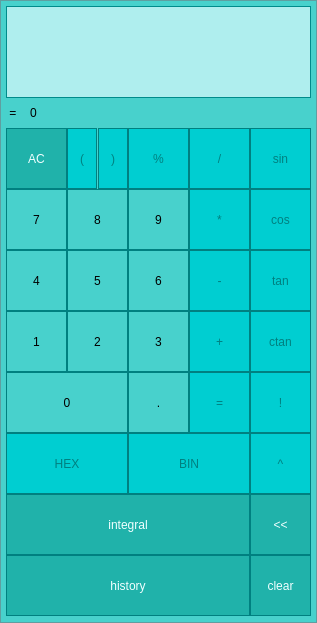
<?xml version="1.0" encoding="UTF-8"?>
<ui version="4.0">
 <class>calculate</class>
 <widget class="QMainWindow" name="calculate">
  <property name="geometry">
   <rect>
    <x>0</x>
    <y>0</y>
    <width>317</width>
    <height>623</height>
   </rect>
  </property>
  <property name="windowTitle">
   <string>calculate</string>
  </property>
  <property name="styleSheet">
   <string notr="true">QMainWindow {
  background-color: rgb(72,209,204);
  color: white; 
  border: 1px solid CadetBlue;
}</string>
  </property>
  <widget class="QWidget" name="centralwidget">
   <widget class="QLabel" name="answer">
    <property name="geometry">
     <rect>
      <x>30</x>
      <y>97</y>
      <width>281</width>
      <height>31</height>
     </rect>
    </property>
    <property name="styleSheet">
     <string notr="true">QLabel {
  background-color: rgb(175,238,238);
  color: Teal; 

}


background-color : white;</string>
    </property>
    <property name="text">
     <string>0</string>
    </property>
   </widget>
   <widget class="QPushButton" name="pushButton_ac">
    <property name="geometry">
     <rect>
      <x>6</x>
      <y>128</y>
      <width>61</width>
      <height>61</height>
     </rect>
    </property>
    <property name="styleSheet">
     <string notr="true">QPushButton {
  background-color: rgb(32,178,170);
  color: Azure; 
  border: 1px solid Teal;
}

QPushButton:pressed {
    background-color: qlineargradient(x1: 0, y1: 0, x2: 0, y2: 1,
                                      stop: 0 #FF7832, stop: 1 #FF9739);
}</string>
    </property>
    <property name="text">
     <string>AC</string>
    </property>
   </widget>
   <widget class="QPushButton" name="pushButton_pro">
    <property name="geometry">
     <rect>
      <x>128</x>
      <y>128</y>
      <width>61</width>
      <height>61</height>
     </rect>
    </property>
    <property name="styleSheet">
     <string notr="true">QPushButton {
  background-color: rgb(0,206,209);
  color: Teal; 
  border: 1px solid Teal;
}

QPushButton:pressed {
    background-color: qlineargradient(x1: 0, y1: 0, x2: 0, y2: 1,
                                      stop: 0#20b2aa, stop: 1 #008b8b);
}</string>
    </property>
    <property name="text">
     <string>%</string>
    </property>
   </widget>
   <widget class="QPushButton" name="pushButton_dis">
    <property name="geometry">
     <rect>
      <x>189</x>
      <y>128</y>
      <width>61</width>
      <height>61</height>
     </rect>
    </property>
    <property name="styleSheet">
     <string notr="true">QPushButton {
  background-color: rgb(0,206,209);
  color: Teal; 
  border: 1px solid Teal;
}

QPushButton:pressed {
    background-color: qlineargradient(x1: 0, y1: 0, x2: 0, y2: 1,
                                      stop: 0#20b2aa, stop: 1 #008b8b);
}</string>
    </property>
    <property name="text">
     <string>/</string>
    </property>
   </widget>
   <widget class="QPushButton" name="pushButton_mul">
    <property name="geometry">
     <rect>
      <x>189</x>
      <y>189</y>
      <width>61</width>
      <height>61</height>
     </rect>
    </property>
    <property name="styleSheet">
     <string notr="true">QPushButton {
  background-color: rgb(0,206,209);
  color: Teal; 
  border: 1px solid Teal;
}

QPushButton:pressed {
    background-color: qlineargradient(x1: 0, y1: 0, x2: 0, y2: 1,
                                      stop: 0#20b2aa, stop: 1 #008b8b);
}</string>
    </property>
    <property name="text">
     <string>*</string>
    </property>
   </widget>
   <widget class="QPushButton" name="pushButton_9">
    <property name="geometry">
     <rect>
      <x>128</x>
      <y>189</y>
      <width>61</width>
      <height>61</height>
     </rect>
    </property>
    <property name="styleSheet">
     <string notr="true">QPushButton {
   border: 1px solid Teal;
}
QPushButton:pressed {
    background-color: qlineargradient(x1: 0, y1: 0, x2: 0, y2: 1,
                                      stop: 0#20b2aa, stop: 1 #008b8b);
}</string>
    </property>
    <property name="text">
     <string>9</string>
    </property>
   </widget>
   <widget class="QPushButton" name="pushButton_7">
    <property name="geometry">
     <rect>
      <x>6</x>
      <y>189</y>
      <width>61</width>
      <height>61</height>
     </rect>
    </property>
    <property name="styleSheet">
     <string notr="true">QPushButton {
   border: 1px solid Teal;
}
QPushButton:pressed {
    background-color: qlineargradient(x1: 0, y1: 0, x2: 0, y2: 1,
                                      stop: 0#20b2aa, stop: 1 #008b8b);
}</string>
    </property>
    <property name="text">
     <string>7</string>
    </property>
   </widget>
   <widget class="QPushButton" name="pushButton_8">
    <property name="geometry">
     <rect>
      <x>67</x>
      <y>189</y>
      <width>61</width>
      <height>61</height>
     </rect>
    </property>
    <property name="styleSheet">
     <string notr="true">QPushButton {
   border: 1px solid Teal;
}
QPushButton:pressed {
    background-color: qlineargradient(x1: 0, y1: 0, x2: 0, y2: 1,
                                      stop: 0#20b2aa, stop: 1 #008b8b);
}</string>
    </property>
    <property name="text">
     <string>8</string>
    </property>
   </widget>
   <widget class="QPushButton" name="pushButton_min">
    <property name="geometry">
     <rect>
      <x>189</x>
      <y>250</y>
      <width>61</width>
      <height>61</height>
     </rect>
    </property>
    <property name="styleSheet">
     <string notr="true">QPushButton {
  background-color: rgb(0,206,209);
  color: Teal; 
  border: 1px solid Teal;
}

QPushButton:pressed {
    background-color: qlineargradient(x1: 0, y1: 0, x2: 0, y2: 1,
                                      stop: 0#20b2aa, stop: 1 #008b8b);
}</string>
    </property>
    <property name="text">
     <string>-</string>
    </property>
   </widget>
   <widget class="QPushButton" name="pushButton_6">
    <property name="geometry">
     <rect>
      <x>128</x>
      <y>250</y>
      <width>61</width>
      <height>61</height>
     </rect>
    </property>
    <property name="styleSheet">
     <string notr="true">QPushButton {
   border: 1px solid Teal;
}
QPushButton:pressed {
    background-color: qlineargradient(x1: 0, y1: 0, x2: 0, y2: 1,
                                      stop: 0#20b2aa, stop: 1 #008b8b);
}</string>
    </property>
    <property name="text">
     <string>6</string>
    </property>
   </widget>
   <widget class="QPushButton" name="pushButton_4">
    <property name="geometry">
     <rect>
      <x>6</x>
      <y>250</y>
      <width>61</width>
      <height>61</height>
     </rect>
    </property>
    <property name="styleSheet">
     <string notr="true">QPushButton {
   border: 1px solid Teal;
}
QPushButton:pressed {
    background-color: qlineargradient(x1: 0, y1: 0, x2: 0, y2: 1,
                                      stop: 0#20b2aa, stop: 1 #008b8b);
}</string>
    </property>
    <property name="text">
     <string>4</string>
    </property>
   </widget>
   <widget class="QPushButton" name="pushButton_5">
    <property name="geometry">
     <rect>
      <x>67</x>
      <y>250</y>
      <width>61</width>
      <height>61</height>
     </rect>
    </property>
    <property name="styleSheet">
     <string notr="true">QPushButton {
   border: 1px solid Teal;
}
QPushButton:pressed {
    background-color: qlineargradient(x1: 0, y1: 0, x2: 0, y2: 1,
                                      stop: 0#20b2aa, stop: 1 #008b8b);
}</string>
    </property>
    <property name="text">
     <string>5</string>
    </property>
   </widget>
   <widget class="QPushButton" name="pushButton_plus">
    <property name="geometry">
     <rect>
      <x>189</x>
      <y>311</y>
      <width>61</width>
      <height>61</height>
     </rect>
    </property>
    <property name="styleSheet">
     <string notr="true">QPushButton {
  background-color: rgb(0,206,209);
  color: Teal; 
  border: 1px solid Teal;
}

QPushButton:pressed {
    background-color: qlineargradient(x1: 0, y1: 0, x2: 0, y2: 1,
                                      stop: 0#20b2aa, stop: 1 #008b8b);
}</string>
    </property>
    <property name="text">
     <string>+</string>
    </property>
   </widget>
   <widget class="QPushButton" name="pushButton_3">
    <property name="geometry">
     <rect>
      <x>128</x>
      <y>311</y>
      <width>61</width>
      <height>61</height>
     </rect>
    </property>
    <property name="styleSheet">
     <string notr="true">QPushButton {
   border: 1px solid Teal;
}
QPushButton:pressed {
    background-color: qlineargradient(x1: 0, y1: 0, x2: 0, y2: 1,
                                      stop: 0#20b2aa, stop: 1 #008b8b);
}</string>
    </property>
    <property name="text">
     <string>3</string>
    </property>
   </widget>
   <widget class="QPushButton" name="pushButton_1">
    <property name="geometry">
     <rect>
      <x>6</x>
      <y>311</y>
      <width>61</width>
      <height>61</height>
     </rect>
    </property>
    <property name="styleSheet">
     <string notr="true">QPushButton {
   border: 1px solid Teal;
}
QPushButton:pressed {
    background-color: qlineargradient(x1: 0, y1: 0, x2: 0, y2: 1,
                                      stop: 0#20b2aa, stop: 1 #008b8b);
}</string>
    </property>
    <property name="text">
     <string>1</string>
    </property>
   </widget>
   <widget class="QPushButton" name="pushButton_2">
    <property name="geometry">
     <rect>
      <x>67</x>
      <y>311</y>
      <width>61</width>
      <height>61</height>
     </rect>
    </property>
    <property name="styleSheet">
     <string notr="true">QPushButton {
   border: 1px solid Teal;
}
QPushButton:pressed {
    background-color: qlineargradient(x1: 0, y1: 0, x2: 0, y2: 1,
                                      stop: 0#20b2aa, stop: 1 #008b8b);
}</string>
    </property>
    <property name="text">
     <string>2</string>
    </property>
   </widget>
   <widget class="QPushButton" name="pushButton_exec">
    <property name="geometry">
     <rect>
      <x>189</x>
      <y>372</y>
      <width>61</width>
      <height>61</height>
     </rect>
    </property>
    <property name="styleSheet">
     <string notr="true">QPushButton {
  background-color: rgb(0,206,209);
  color: Teal; 
  border: 1px solid Teal;
}

QPushButton:pressed {
    background-color: qlineargradient(x1: 0, y1: 0, x2: 0, y2: 1,
                                      stop: 0#20b2aa, stop: 1 #008b8b);
}</string>
    </property>
    <property name="text">
     <string>=</string>
    </property>
   </widget>
   <widget class="QPushButton" name="pushButton_dot">
    <property name="geometry">
     <rect>
      <x>128</x>
      <y>372</y>
      <width>61</width>
      <height>61</height>
     </rect>
    </property>
    <property name="styleSheet">
     <string notr="true">QPushButton {
   border: 1px solid Teal;
}
QPushButton:pressed {
    background-color: qlineargradient(x1: 0, y1: 0, x2: 0, y2: 1,
                                      stop: 0#20b2aa, stop: 1 #008b8b);
}</string>
    </property>
    <property name="text">
     <string>.</string>
    </property>
   </widget>
   <widget class="QPushButton" name="pushButton_0">
    <property name="geometry">
     <rect>
      <x>6</x>
      <y>372</y>
      <width>122</width>
      <height>61</height>
     </rect>
    </property>
    <property name="styleSheet">
     <string notr="true">QPushButton {
   border: 1px solid Teal;
}
QPushButton:pressed {
    background-color: qlineargradient(x1: 0, y1: 0, x2: 0, y2: 1,
                                      stop: 0#20b2aa, stop: 1 #008b8b);
}</string>
    </property>
    <property name="text">
     <string>0</string>
    </property>
   </widget>
   <widget class="QPushButton" name="pushButton">
    <property name="geometry">
     <rect>
      <x>6</x>
      <y>555</y>
      <width>244</width>
      <height>61</height>
     </rect>
    </property>
    <property name="styleSheet">
     <string notr="true">QPushButton {
  background-color: rgb(32,178,170);
  color: Azure; 
  border: 1px solid Teal;
}

QPushButton:pressed {
    background-color: qlineargradient(x1: 0, y1: 0, x2: 0, y2: 1,
                                      stop: 0 #FF7832, stop: 1 #FF9739);
}</string>
    </property>
    <property name="text">
     <string>history</string>
    </property>
   </widget>
   <widget class="QPushButton" name="pushButton_10">
    <property name="geometry">
     <rect>
      <x>6</x>
      <y>433</y>
      <width>122</width>
      <height>61</height>
     </rect>
    </property>
    <property name="styleSheet">
     <string notr="true">QPushButton {
  background-color: rgb(0,206,209);
  color: Teal; 
  border: 1px solid Teal;
}

QPushButton:pressed {
    background-color: qlineargradient(x1: 0, y1: 0, x2: 0, y2: 1,
                                      stop: 0#20b2aa, stop: 1 #008b8b);
}</string>
    </property>
    <property name="text">
     <string>HEX</string>
    </property>
   </widget>
   <widget class="QPushButton" name="pushButton_11">
    <property name="geometry">
     <rect>
      <x>128</x>
      <y>433</y>
      <width>122</width>
      <height>61</height>
     </rect>
    </property>
    <property name="styleSheet">
     <string notr="true">QPushButton {
  background-color: rgb(0,206,209);
  color: Teal; 
  border: 1px solid Teal;
}

QPushButton:pressed {
    background-color: qlineargradient(x1: 0, y1: 0, x2: 0, y2: 1,
                                      stop: 0#20b2aa, stop: 1 #008b8b);
}</string>
    </property>
    <property name="text">
     <string>BIN</string>
    </property>
   </widget>
   <widget class="QPushButton" name="pushButton_12">
    <property name="geometry">
     <rect>
      <x>6</x>
      <y>494</y>
      <width>244</width>
      <height>61</height>
     </rect>
    </property>
    <property name="styleSheet">
     <string notr="true">QPushButton {
  background-color: rgb(32,178,170);
  color: Azure; 
  border: 1px solid Teal;
}

QPushButton:pressed {
    background-color: qlineargradient(x1: 0, y1: 0, x2: 0, y2: 1,
                                      stop: 0 #FF7832, stop: 1 #FF9739);
}</string>
    </property>
    <property name="text">
     <string>integral</string>
    </property>
   </widget>
   <widget class="QTextEdit" name="result_show">
    <property name="geometry">
     <rect>
      <x>6</x>
      <y>6</y>
      <width>305</width>
      <height>92</height>
     </rect>
    </property>
    <property name="styleSheet">
     <string notr="true">QTextEdit {
  background-color: rgb(175,238,238);
  color: Teal; 
  border: 1px solid DarkCyan;
}
</string>
    </property>
   </widget>
   <widget class="QPushButton" name="pushButton_13">
    <property name="geometry">
     <rect>
      <x>67</x>
      <y>128</y>
      <width>30</width>
      <height>61</height>
     </rect>
    </property>
    <property name="styleSheet">
     <string notr="true">QPushButton {
  background-color: rgb(0,206,209);
  color: Teal; 
  border: 1px solid Teal;
}

QPushButton:pressed {
    background-color: qlineargradient(x1: 0, y1: 0, x2: 0, y2: 1,
                                      stop: 0#20b2aa, stop: 1 #008b8b);
}</string>
    </property>
    <property name="text">
     <string>(</string>
    </property>
   </widget>
   <widget class="QPushButton" name="pushButton_14">
    <property name="geometry">
     <rect>
      <x>98</x>
      <y>128</y>
      <width>30</width>
      <height>61</height>
     </rect>
    </property>
    <property name="styleSheet">
     <string notr="true">QPushButton {
  background-color: rgb(0,206,209);
  color: Teal; 
  border: 1px solid Teal;
}

QPushButton:pressed {
    background-color: qlineargradient(x1: 0, y1: 0, x2: 0, y2: 1,
                                      stop: 0#20b2aa, stop: 1 #008b8b);
}</string>
    </property>
    <property name="text">
     <string>)</string>
    </property>
   </widget>
   <widget class="QLabel" name="label">
    <property name="enabled">
     <bool>true</bool>
    </property>
    <property name="geometry">
     <rect>
      <x>6</x>
      <y>98</y>
      <width>24</width>
      <height>30</height>
     </rect>
    </property>
    <property name="styleSheet">
     <string notr="true">QLabel {
  background-color: rgb(175,238,238);
  color: Teal; 

}


background-color : white;</string>
    </property>
    <property name="text">
     <string> =</string>
    </property>
   </widget>
   <widget class="QPushButton" name="pushButton_sin">
    <property name="geometry">
     <rect>
      <x>250</x>
      <y>128</y>
      <width>61</width>
      <height>61</height>
     </rect>
    </property>
    <property name="styleSheet">
     <string notr="true">QPushButton {
  background-color: rgb(0,206,209);
  color: Teal; 
  border: 1px solid Teal;
}

QPushButton:pressed {
    background-color: qlineargradient(x1: 0, y1: 0, x2: 0, y2: 1,
                                      stop: 0#20b2aa, stop: 1 #008b8b);
}</string>
    </property>
    <property name="text">
     <string>sin</string>
    </property>
   </widget>
   <widget class="QPushButton" name="pushButton_cos">
    <property name="geometry">
     <rect>
      <x>250</x>
      <y>189</y>
      <width>61</width>
      <height>61</height>
     </rect>
    </property>
    <property name="styleSheet">
     <string notr="true">QPushButton {
  background-color: rgb(0,206,209);
  color: Teal; 
  border: 1px solid Teal;
}

QPushButton:pressed {
    background-color: qlineargradient(x1: 0, y1: 0, x2: 0, y2: 1,
                                      stop: 0#20b2aa, stop: 1 #008b8b);
}</string>
    </property>
    <property name="text">
     <string>cos</string>
    </property>
   </widget>
   <widget class="QPushButton" name="pushButton_tan">
    <property name="geometry">
     <rect>
      <x>250</x>
      <y>250</y>
      <width>61</width>
      <height>61</height>
     </rect>
    </property>
    <property name="styleSheet">
     <string notr="true">QPushButton {
  background-color: rgb(0,206,209);
  color: Teal; 
  border: 1px solid Teal;
}

QPushButton:pressed {
    background-color: qlineargradient(x1: 0, y1: 0, x2: 0, y2: 1,
                                      stop: 0#20b2aa, stop: 1 #008b8b);
}</string>
    </property>
    <property name="text">
     <string>tan</string>
    </property>
   </widget>
   <widget class="QPushButton" name="pushButton_ctan">
    <property name="geometry">
     <rect>
      <x>250</x>
      <y>311</y>
      <width>61</width>
      <height>61</height>
     </rect>
    </property>
    <property name="styleSheet">
     <string notr="true">QPushButton {
  background-color: rgb(0,206,209);
  color: Teal; 
  border: 1px solid Teal;
}

QPushButton:pressed {
    background-color: qlineargradient(x1: 0, y1: 0, x2: 0, y2: 1,
                                      stop: 0#20b2aa, stop: 1 #008b8b);
}</string>
    </property>
    <property name="text">
     <string>ctan</string>
    </property>
   </widget>
   <widget class="QPushButton" name="pushButton_Y">
    <property name="geometry">
     <rect>
      <x>250</x>
      <y>372</y>
      <width>61</width>
      <height>61</height>
     </rect>
    </property>
    <property name="styleSheet">
     <string notr="true">QPushButton {
  background-color: rgb(0,206,209);
  color: Teal; 
  border: 1px solid Teal;
}

QPushButton:pressed {
    background-color: qlineargradient(x1: 0, y1: 0, x2: 0, y2: 1,
                                      stop: 0#20b2aa, stop: 1 #008b8b);
}</string>
    </property>
    <property name="text">
     <string>!</string>
    </property>
   </widget>
   <widget class="QPushButton" name="pushButton_V">
    <property name="geometry">
     <rect>
      <x>250</x>
      <y>433</y>
      <width>61</width>
      <height>61</height>
     </rect>
    </property>
    <property name="styleSheet">
     <string notr="true">QPushButton {
  background-color: rgb(0,206,209);
  color: Teal; 
  border: 1px solid Teal;
}

QPushButton:pressed {
    background-color: qlineargradient(x1: 0, y1: 0, x2: 0, y2: 1,
                                      stop: 0#20b2aa, stop: 1 #008b8b);
}</string>
    </property>
    <property name="text">
     <string>^</string>
    </property>
   </widget>
   <widget class="QPushButton" name="pushButton_decr">
    <property name="geometry">
     <rect>
      <x>250</x>
      <y>494</y>
      <width>61</width>
      <height>61</height>
     </rect>
    </property>
    <property name="styleSheet">
     <string notr="true">QPushButton {
  background-color: rgb(32,178,170);
  color: Azure; 
  border: 1px solid Teal;
}

QPushButton:pressed {
    background-color: qlineargradient(x1: 0, y1: 0, x2: 0, y2: 1,
                                      stop: 0 #FF7832, stop: 1 #FF9739);
}</string>
    </property>
    <property name="text">
     <string>&lt;&lt;</string>
    </property>
   </widget>
   <widget class="QPushButton" name="pushButton_15">
    <property name="geometry">
     <rect>
      <x>250</x>
      <y>555</y>
      <width>61</width>
      <height>61</height>
     </rect>
    </property>
    <property name="styleSheet">
     <string notr="true">QPushButton {
  background-color: rgb(32,178,170);
  color: Azure; 
  border: 1px solid Teal;
}

QPushButton:pressed {
    background-color: qlineargradient(x1: 0, y1: 0, x2: 0, y2: 1,
                                      stop: 0 #FF7832, stop: 1 #FF9739);
}</string>
    </property>
    <property name="text">
     <string>clear</string>
    </property>
   </widget>
  </widget>
 </widget>
 <resources/>
 <connections/>
</ui>
